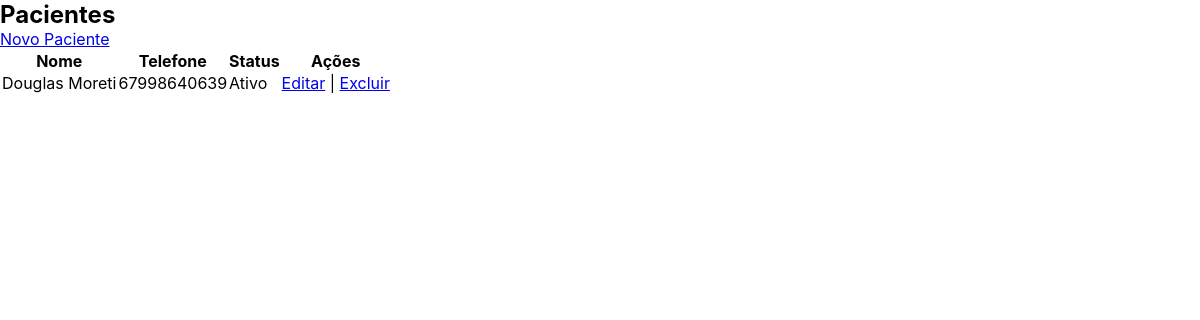
Screenshot of /pacientes/listar.php with the database file from the repository.
### tables this page shows
CREATE TABLE pacientes (
    id INTEGER PRIMARY KEY AUTOINCREMENT,
    nome TEXT NOT NULL,
    cpf TEXT UNIQUE,
    data_nascimento DATE,
    telefone TEXT,
    email TEXT,
    endereco TEXT,
    observacoes TEXT,
    created_at DATETIME DEFAULT CURRENT_TIMESTAMP
, ativo INTEGER DEFAULT 1);

### pacientes/listar.php (the view, shortened to what this page needs)
<?php
require_once '../config/conexao.php';
$stmt = $db->query("SELECT * FROM pacientes");
$pacientes = $stmt->fetchAll(PDO::FETCH_ASSOC);
?>
<!DOCTYPE html>
<html lang="pt-br">
<head>
    <link rel="stylesheet" href="../assets/css/style.css">
</head>
<body>
    <div class="container">
        <h2>Pacientes</h2>
        <a href="novo.php" class="btn">Novo Paciente</a>
        <table>
            <tr>
                <th>Nome</th>
                <th>Telefone</th>
                <th>Status</th>
                <th>Ações</th>
            </tr>
            <?php foreach ($pacientes as $p): ?>
                <tr>
                    <td><?= htmlspecialchars($p['nome']) ?></td>
                    <td><?= $p['telefone'] ?></td>
                    <td class="<?= $p['ativo'] ? 'status-ativo' : 'status-inativo' ?>">
                        <?= $p['ativo'] ? 'Ativo' : 'Inativo' ?>
                    </td>
                    <td>
                        <a href="editar.php?id=<?= $p['id'] ?>" class="btn-editar">Editar</a>
                        |
                        <a href="excluir.php?id=<?= $p['id'] ?>" class="btn-excluir" onclick="return confirmarExclusao()">Excluir</a>
                    </td>
                </tr>
            <?php endforeach; ?>
        </table>
    </div>
</body>
</html>

### assets/css/style.css (style rules this page uses)
* { margin: 0; padding: 0; box-sizing: border-box; font-family: 'Inter', Arial, Helvetica, sans-serif; }
:root { --cor-primaria: #2f80ed; --cor-secundaria: #56cc9d; --cor-destaque: #00b894; --cinza-claro: #f0f2f5; --cinza: #dfe6e9; --texto: #2d3436; --texto-suave: #636e72; --cor-botao-hover: #1c64d1; --cor-input-foco: #2f80ed; }

### rows the page displays
pacientes: nome "Douglas Moreti", telefone "67998640639", ativo "Ativo"
